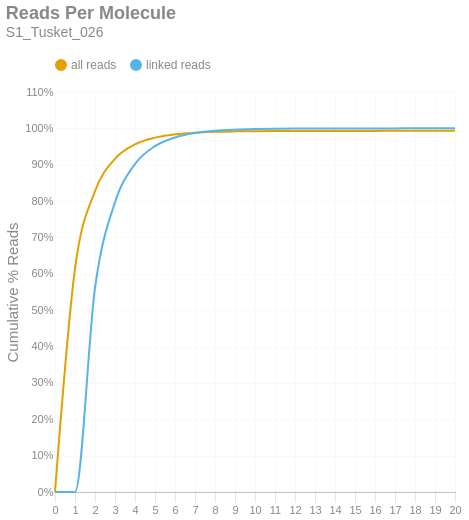

The code cell stored with this chart in its notebook:
### Markdown cell above
### Reads per Molecule
This chart shows the cumulative distribution of the number of reads per linked molecule. That is, how many alignments are associated with a unique molecule. This excludes the number of reads associated with invalid or absent linked-read barcodes. The `linked` histogram is the percentages recalculated when disregarding singletons.

### Code cell
if SKIPLR:
    print_html(f"Skipped")
else:
    counts = np.bincount(valids['reads'].cast(pl.Int64).to_numpy())
    weighted = counts * np.arange(len(counts))
    all_perc = weighted / n_reads
    linked_perc = weighted / n_linked_reads
    linked_perc[1] = 0
    binned_df = pl.DataFrame({
        'readsper': list(range(len(counts))),
        'all reads (cumsum)': np.cumsum(all_perc).tolist(),
        'linked reads (cumsum)': np.cumsum(linked_perc).tolist(),
    })

    with SafeRender(binned_df):
        (
            density_plot(binned_df, 'Reads Per Molecule', samplename, 'readspmol')
            .encode(
                x=alt.X('readsper:O', title=None).axis(labelAngle=0).scale(padding=0),
                y=alt.Y('value:Q', title='Cumulative % Reads').axis(format='%').stack(False),
                color=alt.Color("key:N").scale(domain=["all reads", "linked reads"]),
                tooltip=[
                    alt.Tooltip("key:N", title="Data Type"),
                    alt.Tooltip("readsper:O", title="Reads Per Molecule"),
                    alt.Tooltip("value:Q", format=".2%", title="% Reads (Cum.)")
                ]            
            )
        ).display()

### Figure 1 — Vega-Lite specification as saved in the notebook (floating-point values rounded to 4 significant figures)
{"width": "container", "height": 400, "config": {"title": {"anchor": "start", "dy": -15, "fontSize": 18, "color": "#888888", "subtitleColor": "#888888", "subtitleFontSize": 14}, "arc": {"fill": "#0072B2"}, "axis": {"domainColor": "#888888", "domainWidth": 0.5, "gridWidth": 0.2, "grid": false, "titleFontWeight": 400, "titleFontSize": 15, "labelFontSize": 11, "labelColor": "#888888", "tickColor": "#888888", "tickWidth": 0.2, "titleColor": "#888888"}, "axisBand": {"grid": false}, "axisX": {"grid": true, "tickSize": 10, "domainCap": "round"}, "axisY": {"domain": false, "grid": true, "tickSize": 0, "domainCap": "round"}, "background": "transparent", "header": {"labelFontSize": 15, "labelColor": "#888888", "titleFontSize": 15, "titleFontWeight": 600, "titleColor": "#888888"}, "legend": {"labelFont": "sans-serif", "labelFontSize": 12, "labelColor": "#888888", "symbolSize": 100, "symbolType": "circle", "titleFontSize": 12, "titlePadding": 10, "titleColor": "#888888", "title": null, "orient": "top"}, "range": {"category": ["#E69F00", "#56B4E9", "#009E73", "#F0E442", "#0072B2", "#D55E00", "#CC79A7", "#000000"], "diverging": ["#cfe8f3", "#a2d4ec", "#73bfe2", "#46abdb", "#1696d2", "#12719e"]}, "area": {"fill": "#0072B2", "fillOpacity": 0.7, "line": true, "strokeOpacity": 0.7}, "line": {"color": "#0072B2", "stroke": "#0072B2", "strokeWidth": 2}, "trail": {"color": "#0072B2", "stroke": "#0072B2", "strokeWidth": 0, "size": 1}, "point": {"filled": true, "fillOpacity": 1.0, "size": 95}, "text": {"color": "#888888", "fontSize": 11, "align": "right", "fontWeight": 400, "size": 11}, "bar": {"fill": "#0072B2", "stroke": null}, "view": {"stroke": null, "continuousWidth": 660, "continuousHeight": 400}}, "data": {"name": "data-4f1ca8a1339fdffbfd5cf9ae67577523"}, "mark": {"type": "line", "interpolate": "monotone", "point": {"opacity": 0, "size": 275}}, "encoding": {"color": {"field": "key", "scale": {"domain": ["all reads", "linked reads"]}, "type": "nominal"}, "tooltip": [{"field": "key", "title": "Data Type", "type": "nominal"}, {"field": "readsper", "title": "Reads Per Molecule", "type": "ordinal"}, {"field": "value", "format": ".2%", "title": "% Reads (Cum.)", "type": "quantitative"}], "x": {"axis": {"labelAngle": 0}, "field": "readsper", "scale": {"padding": 0}, "title": null, "type": "ordinal"}, "y": {"axis": {"format": "%"}, "field": "value", "stack": false, "title": "Cumulative % Reads", "type": "quantitative"}}, "params": [{"name": "param_c36ac31b6afebe62", "select": {"type": "point", "fields": ["key"]}, "bind": "legend"}], "title": {"text": "Reads Per Molecule", "subtitle": "S1_Tusket_026"}, "transform": [{"fold": ["all reads (cumsum)", "linked reads (cumsum)"]}, {"calculate": "replace(datum.key, ' (cumsum)', '')", "as": "key"}, {"filter": {"param": "param_c36ac31b6afebe62"}}], "usermeta": {"embedOptions": {"downloadFileName": "S1_Tusket_026.readspmol"}}, "$schema": "https://vega.github.io/schema/vega-lite/v6.1.0.json", "datasets": {"data-4f1ca8a1339fdffbfd5cf9ae67577523": [{"readsper": 0, "all reads (cumsum)": 0.0, "linked reads (cumsum)": 0.0}, {"readsper": 1, "all reads (cumsum)": 0.6146, "linked reads (cumsum)": 0.0}, {"readsper": 2, "all reads (cumsum)": 0.8271, "linked reads (cumsum)": 0.5615}, {"readsper": 3, "all reads (cumsum)": 0.9162, "linked reads (cumsum)": 0.7967}, {"readsper": 4, "all reads (cumsum)": 0.956, "linked reads (cumsum)": 0.902}, {"readsper": 5, "all reads (cumsum)": 0.9746, "linked reads (cumsum)": 0.951}, {"readsper": 6, "all reads (cumsum)": 0.9836, "linked reads (cumsum)": 0.9749}, {"readsper": 7, "all reads (cumsum)": 0.9882, "linked reads (cumsum)": 0.9871}, {"readsper": 8, "all reads (cumsum)": 0.9906, "linked reads (cumsum)": 0.9933}, {"readsper": 9, "all reads (cumsum)": 0.9918, "linked reads (cumsum)": 0.9964}, {"readsper": 10, "all reads (cumsum)": 0.9924, "linked reads (cumsum)": 0.998}, {"readsper": 11, "all reads (cumsum)": 0.9927, "linked reads (cumsum)": 0.9989}, {"readsper": 12, "all reads (cumsum)": 0.9929, "linked reads (cumsum)": 0.9994}, {"readsper": 13, "all reads (cumsum)": 0.993, "linked reads (cumsum)": 0.9996}, {"readsper": 14, "all reads (cumsum)": 0.993, "linked reads (cumsum)": 0.9998}, {"readsper": 15, "all reads (cumsum)": 0.9931, "linked reads (cumsum)": 0.9999}, {"readsper": 16, "all reads (cumsum)": 0.9931, "linked reads (cumsum)": 0.9999}, {"readsper": 17, "all reads (cumsum)": 0.9931, "linked reads (cumsum)": 1.0}, {"readsper": 18, "all reads (cumsum)": 0.9931, "linked reads (cumsum)": 1.0}, {"readsper": 19, "all reads (cumsum)": 0.9931, "linked reads (cumsum)": 1.0}, {"readsper": 20, "all reads (cumsum)": 0.9931, "linked reads (cumsum)": 1.0}]}}
